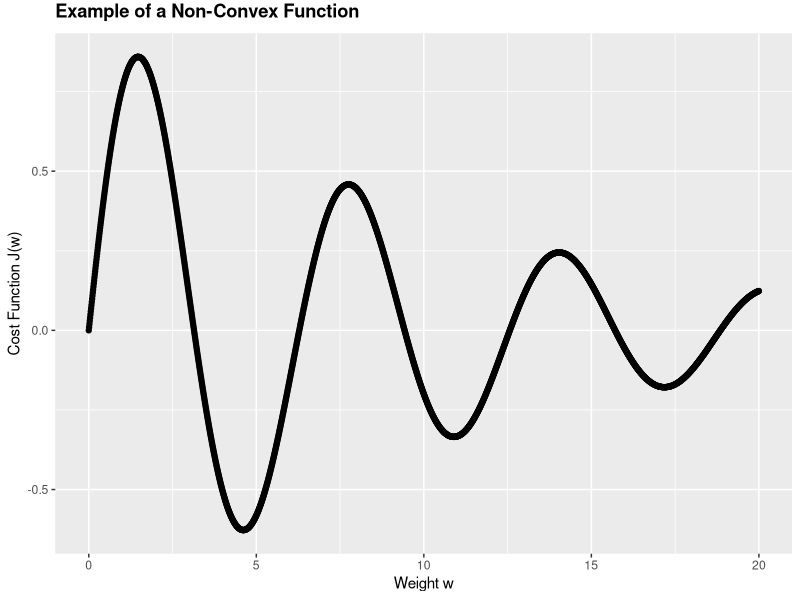
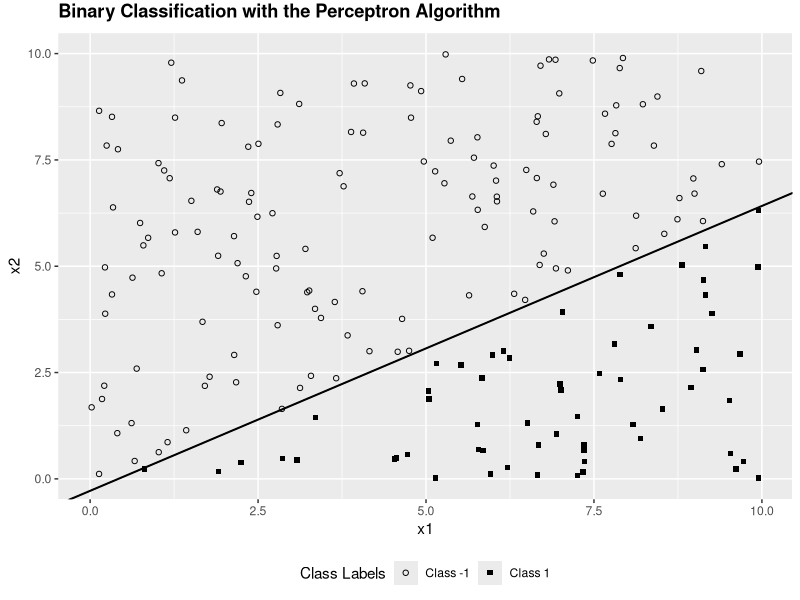

Write R code to recreate these figures, in order.
## ---- chunk 1
knitr::opts_chunk$set(
  cache = FALSE, # if TRUE knitr will cache results to reuse in future knits
  fig.width = 4.5, # the width for plots created by code chunk
  fig.height = 4, # the height for plots created by code chunk
  fig.align = 'left', # how to align graphics. 'left', 'right', 'center'
  dpi = 300, 
  dev = 'png', # Makes each fig a png, and avoids plotting every data point
  # options(tinytex.verbose = TRUE)
  # eval = FALSE, # if FALSE, then the R code chunks are not evaluated
  # results = 'asis', # knitr passes through results without reformatting
  echo = TRUE, # if FALSE knitr won't display code in chunk above it's results
  message = TRUE, # if FALSE knitr won't display messages generated by code
  strip.white = TRUE, # if FALSE knitr won't remove white spaces at beg or end of code chunk
  warning = TRUE, # if FALSE knitr won't display warning messages in the doc
  error = TRUE) # report errors
## ---- chunk 2
####################################################
# Gradient Descent
####################################################

x <- seq(0, 20, by = 0.01)
y <- exp(-x / 10) * sin(x)
library(ggplot2)
p <- qplot(x, y)
p <- p + ggtitle("Example of a Non-Convex Function")
p <-
  p + theme(plot.title = element_text(
    lineheight = .8,
    face = "bold",
    vjust = 2
  ))
p <- p + xlab("Weight w")
p <- p + ylab("Cost Function J(w)")
p 
## ---- chunk 3
####################################################
# Perceptron
####################################################

# Algorithm
step_function <- function(x) {
  if (x < 0)
    -1
  else
    1
}
## ---- chunk 4
pocket_perceptron <- function(x, y, learning_rate, max_iterations) {
  nObs <- nrow(x)
  nFeatures <- ncol(x)
  w <- rnorm(nFeatures + 1, 0, 2) # Random weight initialization
  current_iteration <- 0
  has_converged <- F
  best_weights <- w
  best_error <-
    nObs #Start by assuming you get all the examples wrong
  while ((has_converged == F) &
         (current_iteration < max_iterations)) {
    has_converged <-
      T # Assume we are done unless we misclassify an observation
    current_error <- 0 # Keep track of misclassified observations
    for (i in 1:nObs) {
      xi <- c(1, x[i, ]) # Append 1 for the dummy input feature x0
      yi <- y[i]
      y_predicted <- step_function(sum(w * xi))
      if (yi != y_predicted) {
        current_error <- current_error + 1
        has_converged <-
          F # We have at least one misclassified example
        w <- w + learning_rate * sign(yi - y_predicted) * xi
      }
    }
    if (current_error < best_error) {
      best_error <- current_error
      best_weights <- w
    }
    current_iteration <- current_iteration + 1
  }
  model <-
    list(
      "weights" = best_weights,
      "converged" = has_converged,
      "iterations" = current_iteration
    )
  model
}

## ---- chunk 5
# Dummy Data:
set.seed(4910341)
x1 <- runif(200, 0, 10)
set.seed(2125151)
x2 <- runif(200, 0, 10)
x <- cbind(x1, x2)
y <- sign(-0.89 + 2.07 * x[, 1] - 3.09 * x[, 2])
## ---- chunk 6
# Fit the pocket perceptron model 
pmodel <- pocket_perceptron(x, y, 0.1, 1000)
summary(pmodel)
pmodel
## ---- chunk 7
# Plot
a_pop <- -0.89 / 3.09
b_pop <- 2.07 / 3.09
a_model <- -pmodel$weights[1] / pmodel$weights[3]
b_model <- -pmodel$weights[2] / pmodel$weights[3]

p <-
  ggplot(data = NULL, aes(
    x = x1,
    y = x2,
    shape = ifelse(y > 0, "Class 1",
                   "Class -1")
  ))
p <- p + geom_point()
p <-
  p + ggtitle("Binary Classification with the Perceptron Algorithm")
p <-
  p + theme(
    plot.title = element_text(
      lineheight = .8,
      face = "bold",
      vjust = 2
    ),
    legend.position = "bottom"
  )
p <- p + xlab("x1")
p <- p + ylab("x2")
p <- p + scale_shape_manual(name = "Class Labels", values = c(1, 15))
p <- p + geom_abline(
  intercept = a_pop,
  slope = b_pop,
  aes(linetype = "Population Line"),
  size = 0.5,
  show_guide = T
)
p <- p + geom_abline(
  intercept = a_model,
  slope = b_model,
  aes(linetype = "Model Line"),
  size = 0.5,
  show_guide = T
)
p <- p + scale_linetype_manual(name = "Decision Boundaries",
                               values = c("dashed", "solid"))
p <-
  p + guides(shape = guide_legend(override.aes = list(linetype = 0)),
             linetype = guide_legend())
p
